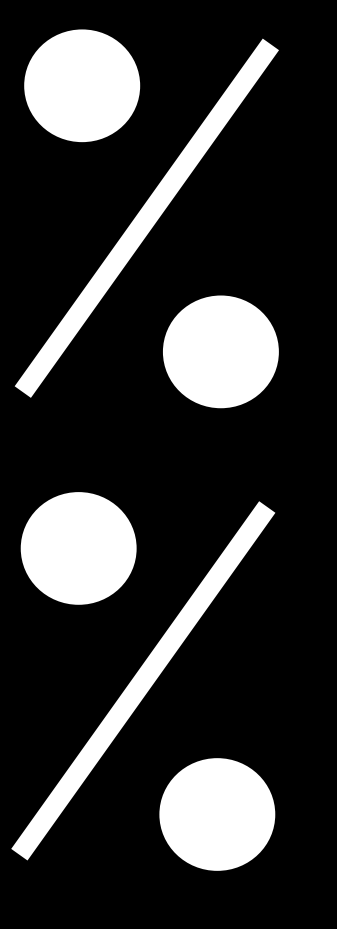
#> input picture phase3-display-digits/rotate_display/template_1.png, 673 x 1857 px (shown at 1/2 size)
$ python -i util_interpret_digits.py   (imports and definitions only)
#> lines starting #> are read from the running program, lines starting #| are printed output that depends on the picture; after the words box and inside, x2 and y2 are one past the last pixel; in counts of white or black regions, pixels touching at a corner belong together
'''
Some utility functions to detect digits in Phase 3 Petrobras

Refs:
https://docs.opencv.org/3.4/d9/d8b/tutorial_py_contours_hierarchy.html
https://github.com/gabrielburnworth/SSD-Reader/blob/master/SSD_Reader.py
https://docs.opencv.org/3.4/dd/d49/tutorial_py_contour_features.html
https://docs.opencv.org/master/d3/dc0/group__imgproc__shape.html#gadf1ad6a0b82947fa1fe3c3d497f260e0
https://answers.opencv.org/question/215531/python-cv2drawcontours-function-is-not-drawing-contours-i-dont-have-any-error-in-the-program-i-need-help/

https://stackoverflow.com/questions/50432349/combine-contours-vertically-and-get-convex-hull-opencv-python
'''
import cv2
import numpy as np
from matplotlib import pyplot as plt
from copy import deepcopy

is_debug_enabled = True
show_plots_to_debug = True

#Key parameter for extracting white pixels in HSV color space
#This was setup by Ailton:
low_white_display = (0, 0, 131)
high_white_display = (0, 0, 255)

#Parameters for morphology
blur_block_size = 25 # odd
threshold_block_size = 31 #31 # odd
threshold_constant = 3
threshold = 110 # region average pixel value segment detection limit
morph_block_size = 8

# [41 lines left out: functions binarize_image, noise_filter, plot_digit_images, expand_image_to_given_size, not called in this run]

'''
# (x,y) top-left  (x,y) bottom-right
'''
# [15 lines left out: function crop_image, not called in this run]

'''
#returns 5 images in a list: resized one with num_pixels_output_image pixels
# and 4 images with "digits" each with num_pixels_each_digit pixels
'''
# [168 lines left out: functions extract_digits_from_display, get_best_rotation_angle, resize_template, rotate_bound, get_extrema_of_contour, not called in this run]

# TODO Ailton diz para usar morphologia OPEN no inicio
def process_image_with_morphology(image):
    #thresh = cv2.morphologyEx(thresh, cv2.MORPH_OPEN,
    #      np.ones((morph_block_size, morph_block_size), np.uint8))
    gray = cv2.cvtColor(image, cv2.COLOR_BGR2GRAY)
    blur = cv2.GaussianBlur(gray, (blur_block_size, blur_block_size), 0)
    thresh = cv2.adaptiveThreshold(blur, 255,
          cv2.ADAPTIVE_THRESH_GAUSSIAN_C, cv2.THRESH_BINARY,
          threshold_block_size, threshold_constant)
    thresh = cv2.morphologyEx(thresh, cv2.MORPH_ERODE,
    #thresh = cv2.morphologyEx(thresh, cv2.MORPH_DILATE,
          np.ones((morph_block_size, morph_block_size), np.uint8))
    #invert
    thresh = 255 - thresh
    return thresh

def extract_region_given_contour(image, cnt):
    x,y,w,h = cv2.boundingRect(cnt)
    if show_plots_to_debug:
        image2 = deepcopy(image)
        cv2.rectangle(image2,(x,y),(x+w,y+h),(0,255,0),2)
        cv2.imshow('2', image2)
        cv2.waitKey(0)
    return image[y:y+h,x:x+w,:]

def find_contour_of_maximum_area(contours):
    max_area = -1
    max_area_index = -1
    for index, c in enumerate(contours):
        area = cv2.contourArea(c)
        if is_debug_enabled:
            print(index, 'area=', area)
        if area > max_area:
            max_area = area
            max_area_index = index
        index += 1
    c = contours[max_area_index]
    return c

# [24 lines left out: functions create_contour, get_display_contour, write_line, not called in this run]

def step_1_find_largest_display_candidate(original_image):
    image = process_image_with_morphology(original_image)
    if show_plots_to_debug:
        cv2.imshow('1', image)
        cv2.waitKey(0)
    contours, hierarchy = cv2.findContours(image, cv2.RETR_EXTERNAL, cv2.CHAIN_APPROX_NONE)
    if is_debug_enabled:
        print('# contours = ', len(contours))
    c = find_contour_of_maximum_area(contours)
    region = extract_region_given_contour(original_image, c)
    return region

# [160 lines left out: functions step_2_find_display_bounding_box, step_3_rotate_display, step_all_from_camera_to_rotated_display, is_there_a_digit_display_in_this_image, not called in this run]


>>> import cv2
>>> picture = cv2.imread('template_1.png')
#> picture is the input picture: shape (1857, 673, 3); min 0, max 255, mean 47.4
>>> result = step_1_find_largest_display_candidate(picture)
#> in process_image_with_morphology, `blur = cv2.GaussianBlur(gray, (blur_block_size, blur_block_size), 0)`:
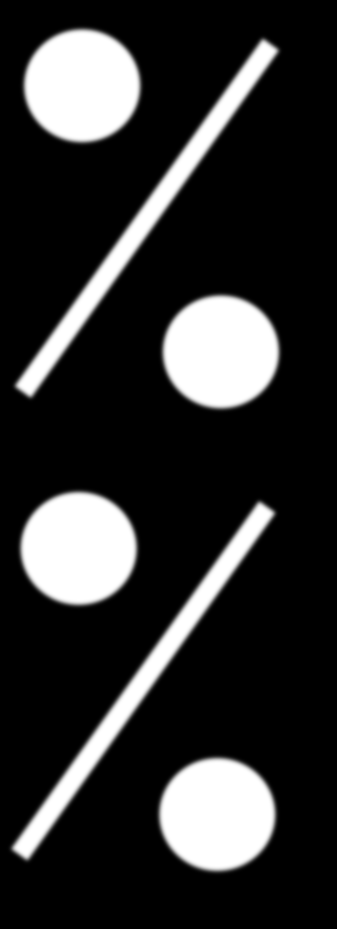
#> blur: shape (1857, 673) (shown at 1/2 size); min 0, max 255, mean 47.4
#> in process_image_with_morphology, `thresh = cv2.adaptiveThreshold(blur, 255, cv2.ADAPTIVE_THRESH_GAUSSIAN..`:
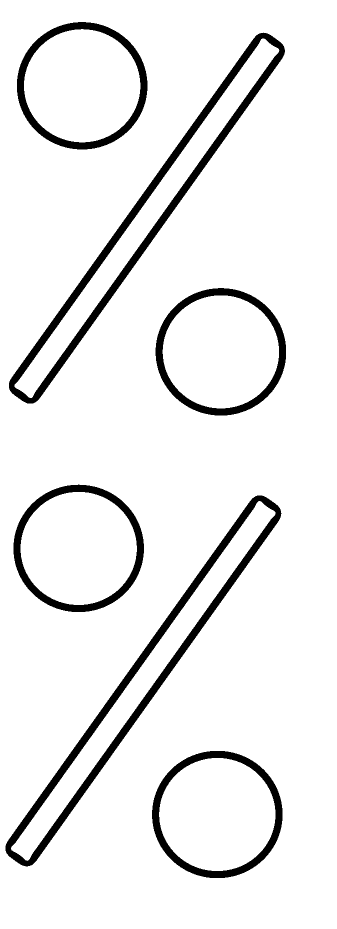
#> thresh: shape (1857, 673) (shown at 1/2 size); 92.3% white; 6 black regions, box (x1, y1, x2, y2) and area: (18, 65, 570, 807) 26362, (11, 991, 563, 1733) 26348, (34, 44, 295, 299) 10940, (311, 576, 572, 831) 10935, (304, 1502, 565, 1756) 10927, (27, 969, 288, 1224) 10924
#> in process_image_with_morphology, `thresh = cv2.morphologyEx(thresh, cv2.MORPH_ERODE,`:
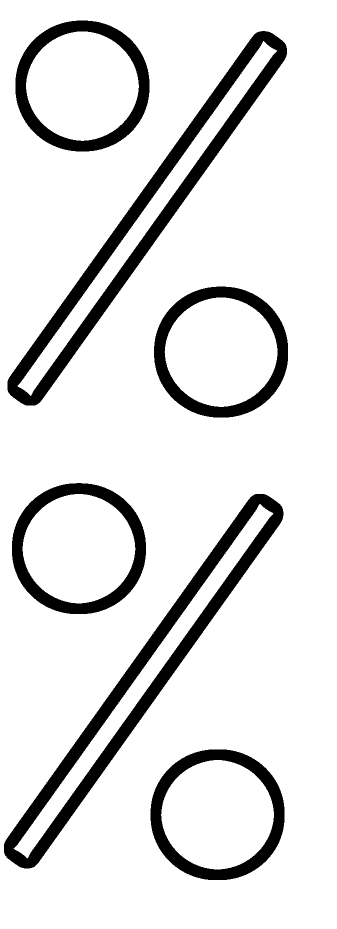
#> thresh: shape (1857, 673) (shown at 1/2 size); 87.3% white; 6 black regions, box (x1, y1, x2, y2) and area: (15, 62, 574, 811) 44150, (8, 988, 567, 1737) 44134, (31, 41, 299, 303) 17770, (308, 573, 576, 835) 17760, (24, 966, 292, 1228) 17749, (301, 1499, 569, 1760) 17745
#> in process_image_with_morphology, `thresh = 255 - thresh`:
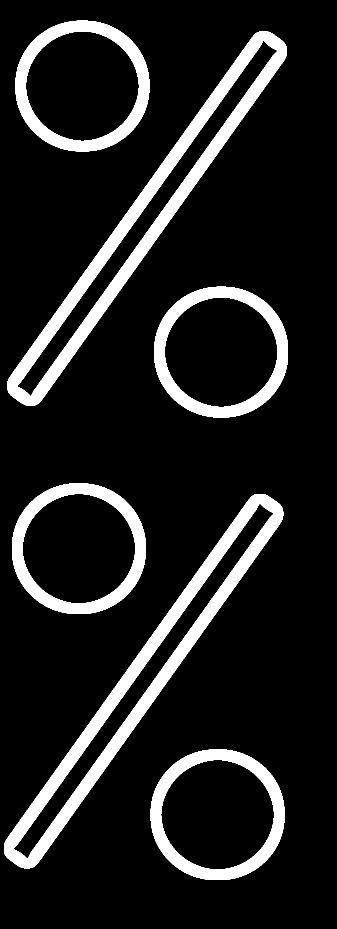
#> thresh: shape (1857, 673) (shown at 1/2 size); 12.7% white; 6 white regions
#> in step_1_find_largest_display_candidate, `contours, hierarchy = cv2.findContours(image, cv2.RETR_EXTERNAL, cv2.C..`: contours = 6 contours; box (x1, y1, x2, y2) and area: (15, 62, 574, 811) 69459, (8, 988, 567, 1737) 69444, (308, 573, 576, 835) 55553, (31, 41, 299, 303) 55553, (24, 966, 292, 1228) 55510, (301, 1499, 569, 1760) 55507
#| # contours =  6
#> the loop in find_contour_of_maximum_area, `for index, c in enumerate(contours):` made 6 passes
#> (area, max_area) on passes 1, 2, 5: (55507, 55507), (69444, 69444), (69459, 69459)
#> area on passes 3, 4, 6: 55509.5, 55553, 55553
#| 0 area= 55507.0
#| 1 area= 69444.0
#| 2 area= 55509.5
#| 3 area= 55553.0
#| 4 area= 69459.0
#| 5 area= 55553.0
#> after the loop in find_contour_of_maximum_area, `for index, c in enumerate(contours):`: max_area = 69459; max_area_index = 4
#> in find_contour_of_maximum_area, `c = contours[max_area_index]`: c = contour of 1558 points, box (x1, y1, x2, y2) (15, 62, 574, 811), area 69459
#> in extract_region_given_contour, `x,y,w,h = cv2.boundingRect(cnt)`: x = 15; y = 62; w = 559; h = 749
#> in extract_region_given_contour, `cv2.rectangle(image2,(x,y),(x+w,y+h),(0,255,0),2)`:
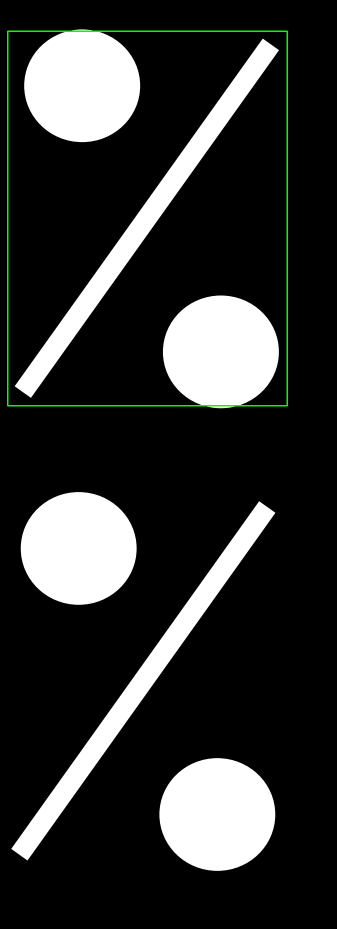
#> image2: shape (1857, 673, 3) (shown at 1/2 size); 0.63% of pixels changed, all inside (x1, y1, x2, y2) = (14, 61, 576, 813)
#> in extract_region_given_contour, `return image[y:y+h,x:x+w,:]`:
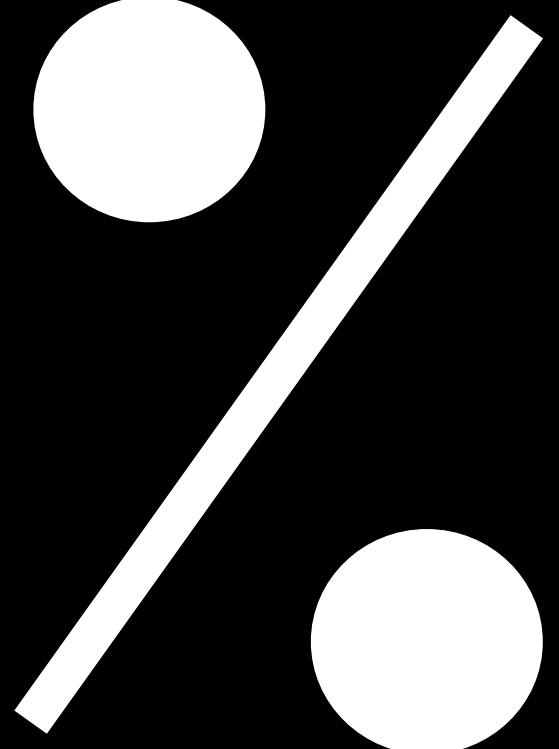
#> returned value: shape (749, 559, 3); min 0, max 255, mean 70.6
